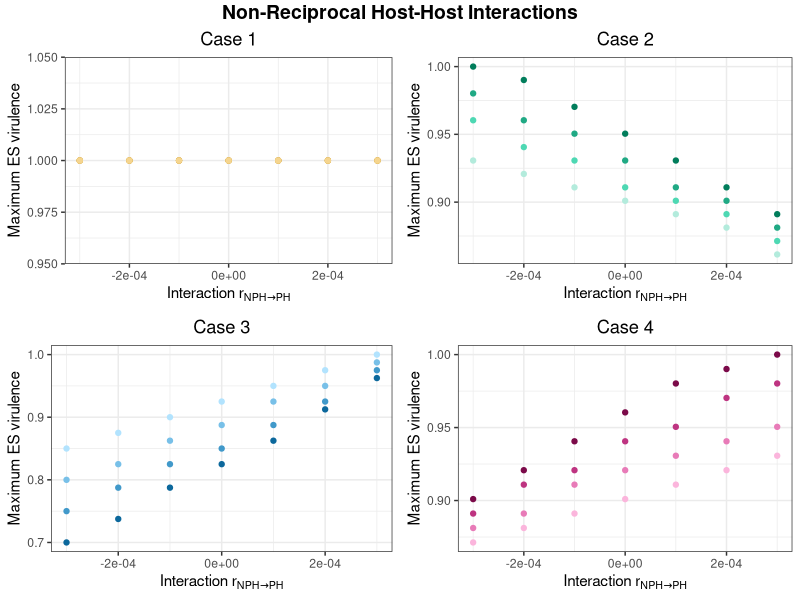
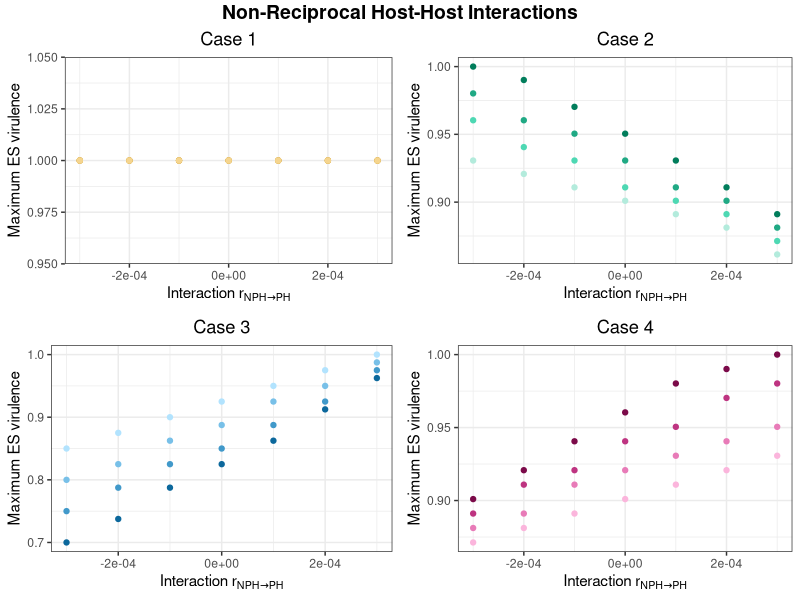

Recreate these plots in R, in order.
library(ggplot2)
library(ggpubr)

onwardtrans_nonrecip<- read.table(header = TRUE, text = "
 n      high	highmed  medlow low
-0.0003	0.7	0.75	0.8	0.85
-0.0002	0.7375	0.7875	0.825	0.875
-0.0001	0.7875	0.825	0.8625	0.9
0	0.825	0.85	0.8875	0.925
0.0001	0.8625	0.8875	0.925	0.95
0.0002	0.9125	0.925	0.95	0.975
0.0003	0.9625	0.975	0.9875	1
")

cbPalette <- c("#999999", "#E69F00", "#56B4E9", "#009E73", "#F0E442", "#0072B2", "#D55E00", "#CC79A7")

onwardnonrecip <- ggplot(data = onwardtrans_nonrecip, aes(x = n)) +
  scale_colour_manual(values=cbPalette)+
  geom_point(aes(y = high), color = "#0C689C") + 
  geom_point(aes(y = highmed), color = "#4199CA") +
  geom_point(aes(y = medlow), color = "#78C0E8") + 
  geom_point(aes(y = low), color = "#B2E3FE") +
  ggtitle("Case 3")+
  theme_bw()+
  theme(plot.title = element_text(hjust = 0.5))+
  labs(x = expression("Interaction r"["NPH" %->% "PH"])) + ylab("Maximum ES virulence")


suscep_nonrecip<- read.table(header = TRUE, text = "
 n      high	highmed  medlow low
-0.0003	1	1	1	1
-0.0002	1	1	1	1
-0.0001	1	1	1	1
0	1	1	1	1
0.0001	1	1	1	1
0.0002	1	1	1	1
0.0003	1	1	1	1
")

suscepnonrecip <- ggplot(data = suscep_nonrecip, aes(x = n)) +
  scale_colour_manual(values=cbPalette)+
  geom_point(aes(y = high), color = "#AB7703") + 
  geom_point(aes(y = highmed), color = "#D3A235") +
  geom_point(aes(y = medlow), color = "#E7BE63") + 
  geom_point(aes(y = low), color = "#F5D58E") +
  ggtitle("Case 1")+
  theme_bw()+
  theme(plot.title = element_text(hjust = 0.5))+
  labs(x = expression("Interaction r"["NPH" %->% "PH"])) + ylab("Maximum ES virulence")

excessdeath_nonrecip<- read.table(header = TRUE, text = "
 n      high	highmed  medlow low
-0.0003	0.900990099	0.891089109	0.881188119	0.871287129
-0.0002	0.920792079	0.910891089	0.891089109	0.881188119
-0.0001	0.940594059	0.920792079	0.910891089	0.891089109
0	0.96039604	0.940594059	0.920792079	0.900990099
0.0001	0.98019802	0.95049505	0.930693069	0.910891089
0.0002	0.99009901	0.97029703	0.940594059	0.920792079
0.0003	1	0.98019802	0.95049505	0.930693069
")

excessdeathnonrecip <- ggplot(data = excessdeath_nonrecip, aes(x = n)) +
  scale_colour_manual(values=cbPalette)+
  geom_point(aes(y = high), color = "#7B0A49") + 
  geom_point(aes(y = highmed), color = "#BE3481") +
  geom_point(aes(y = medlow), color = "#E87BB8") + 
  geom_point(aes(y = low), color = "#FBB5DC") +
  ggtitle("Case 4")+
  theme_bw()+
  theme(plot.title = element_text(hjust = 0.5))+
  labs(x = expression("Interaction r"["NPH" %->% "PH"])) + ylab("Maximum ES virulence")

growth_nonrecip<- read.table(header = TRUE, text = "
 n      high	highmed  medlow low
-0.0003	1	0.98019802	0.96039604	0.930693069
-0.0002	0.99009901	0.96039604	0.940594059	0.920792079
-0.0001	0.97029703	0.95049505	0.930693069	0.910891089
0	0.95049505	0.930693069	0.910891089	0.900990099
0.0001	0.930693069	0.910891089	0.900990099	0.891089109
0.0002	0.910891089	0.900990099	0.891089109	0.881188119
0.0003	0.891089109	0.881188119	0.871287129	0.861386139
")

growthnonrecip <- ggplot(data = growth_nonrecip, aes(x = n)) +
  scale_colour_manual(values=cbPalette)+
  geom_point(aes(y = high), color = "#017D5B") + 
  geom_point(aes(y = highmed), color = "#20A984") +
  geom_point(aes(y = medlow), color = "#4ED8B3") + 
  geom_point(aes(y = low), color = "#B3EBDC") +
  ggtitle("Case 2")+
  theme_bw()+
  theme(plot.title = element_text(hjust = 0.5))+
  labs(x = expression("Interaction r"["NPH" %->% "PH"])) + ylab("Maximum ES virulence")


figure2 <- ggarrange(suscepnonrecip, growthnonrecip, onwardnonrecip, excessdeathnonrecip,
                     ncol = 2, nrow = 2)
figure2 <-annotate_figure(figure2, 
                          top = text_grob("Non-Reciprocal Host-Host Interactions", face = "bold", size = 14))
print(figure2)
ggsave(file = "TPfig2.eps")    
